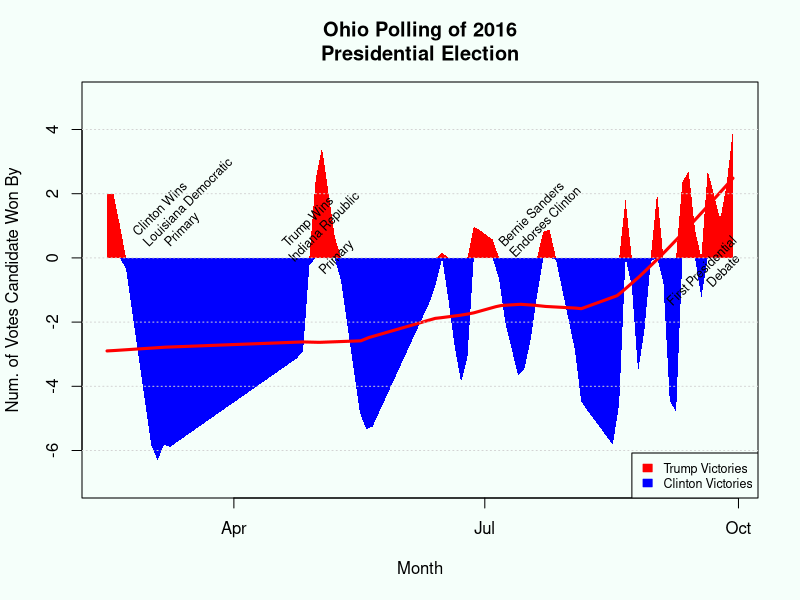

This figure's R source:
## ---- chunk 1
knitr::opts_chunk$set(echo = TRUE)
library(lubridate)
library(graphics)
setwd("~/")
setwd("C:/Users/WeCanCodeIT/wcci/default-workspace/DataVizinR/OhioPollingViz")
polls <- read.csv("ohioPolls.csv")


##Load Lubridate, a package used for easily manipulating dates.
## ---- chunk 2
polls$Rdate <- mdy(polls$Middate)
polls$competitiveness <- polls$trump-polls$clinton
polls$colors = "black"
polls$colors[polls$competitiveness>0]="red"
polls$colors[polls$competitiveness<0]="blue"

#Create new columns to measure "competitiveness": the difference
#between support for Trump and Clinton. Pollers with a positive
#competitiveness rate show support for Trump, colored red, while
#negative is support for Clinton, colored blue.
## ---- chunk 3
hi.res.date <- approx(polls$Rdate, polls$competitiveness, n=100)$x
hi.res.comp <- approx(polls$Rdate, polls$competitiveness, n=100)$y
comp.poly.plus <- hi.res.comp
comp.poly.minus <- hi.res.comp
comp.poly.plus[comp.poly.plus < 0] <- 0
comp.poly.minus[comp.poly.minus>0] <- 0
x.comp.poly.plus <- c(hi.res.date, rev(hi.res.date))
y.comp.poly.plus <- c(comp.poly.plus, rep(0, 100))
x.comp.poly.minus <- c(hi.res.date, rev(hi.res.date))
y.comp.poly.minus <- c(comp.poly.minus, rep(0,100))

##Creating a polygon for the plot. 
## ---- chunk 4
par(bg = "mintcream")
plot(polls$Rdate, rep(NA, 53), ylim = c(-7, 5), xlab = "Month", 
ylab = "Num. of Votes Candidate Won By", main = "Ohio Polling of 2016
Presidential Election")
polygon(x.comp.poly.plus, y.comp.poly.plus, col="red", border = NA)
polygon(x.comp.poly.minus, y.comp.poly.minus, col = "blue", border =
          NA)
lines(lowess(polls$Rdate, polls$competitiveness), col=polls$colors,
      lwd = "3")
text(mdy("March 5, 2016"), 0, "Clinton Wins \nLouisiana Democratic
     Primary", srt=45, adj = c(0,0), cex = 0.75)
text(mdy("May 3, 2016"), 0, "Trump Wins \nIndiana Republic
     \nPrimary", srt=45, adj = c(.25,.25), cex = 0.75)
text(mdy("July 12, 2016"), 0, "Bernie Sanders \nEndorses Clinton",
     srt=45, adj = c(0,0), cex = 0.75)
text(mdy("September 26, 2016"), 0, "First Presidential \nDebate",
     srt=45, adj = c(.75,.5), cex = 0.75)
legend("bottomright", fill = c("red","blue"), border = c("red",
"blue"), legend = c("Trump Victories", "Clinton Victories"),
cex = 0.75)
grid(NA, NULL, col = "lightgray", lty = "dotted", lwd = par("lwd"),
     equilogs = TRUE)

##Plotting the polygon. The plot shows the number of votes each
#candidate won by in the polls, measured by the variable
#Competitiveness. Several campaign events are listed to show impact
#on voters.The red abline is a loess regression plot. Loess 
#regressions are a nonparametric regression technique that are 
#useful in revealing underlying trends in data. In this case, the
#overall data shows massive support for Clinton over Trump, but the
#loess curve shows an overall pattern of increasing support for 
#Trump over Clinton.
